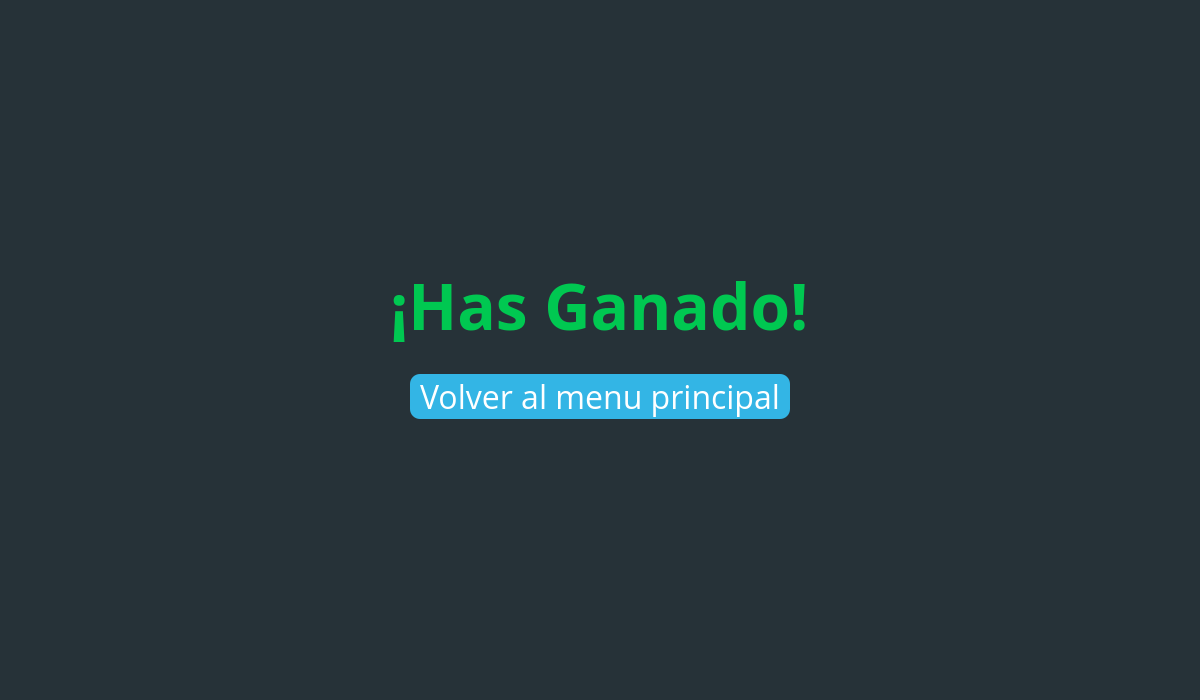
<?xml version="1.0" encoding="UTF-8"?>
<ui version="4.0">
 <class>WinMenu</class>
 <widget class="QWizardPage" name="WinMenu">
  <property name="geometry">
   <rect>
    <x>0</x>
    <y>0</y>
    <width>1200</width>
    <height>700</height>
   </rect>
  </property>
  <property name="windowTitle">
   <string>WizardPage</string>
  </property>
  <property name="styleSheet">
   <string notr="true">background-color: rgb(38, 50, 56);</string>
  </property>
  <layout class="QVBoxLayout" name="verticalLayout_2">
   <item>
    <layout class="QVBoxLayout" name="verticalLayout_3">
     <property name="topMargin">
      <number>250</number>
     </property>
     <property name="bottomMargin">
      <number>250</number>
     </property>
     <item alignment="Qt::AlignHCenter|Qt::AlignVCenter">
      <widget class="QLabel" name="label">
       <property name="font">
        <font>
         <family>Open Sans</family>
         <pointsize>48</pointsize>
         <weight>75</weight>
         <bold>true</bold>
        </font>
       </property>
       <property name="styleSheet">
        <string notr="true">color: rgb(0, 200, 81);</string>
       </property>
       <property name="text">
        <string>¡Has Ganado!</string>
       </property>
      </widget>
     </item>
     <item alignment="Qt::AlignHCenter|Qt::AlignVCenter">
      <widget class="QPushButton" name="pushButton">
       <property name="font">
        <font>
         <family>Open Sans</family>
         <pointsize>24</pointsize>
        </font>
       </property>
       <property name="styleSheet">
        <string notr="true">background-color: rgb(51, 181, 229);
color: rgb(255, 255, 255);
border-radius: 10px;
padding-right: 10px;
padding-left: 10px;
</string>
       </property>
       <property name="text">
        <string>Volver al menu principal</string>
       </property>
      </widget>
     </item>
    </layout>
   </item>
  </layout>
 </widget>
 <resources/>
 <connections/>
</ui>
